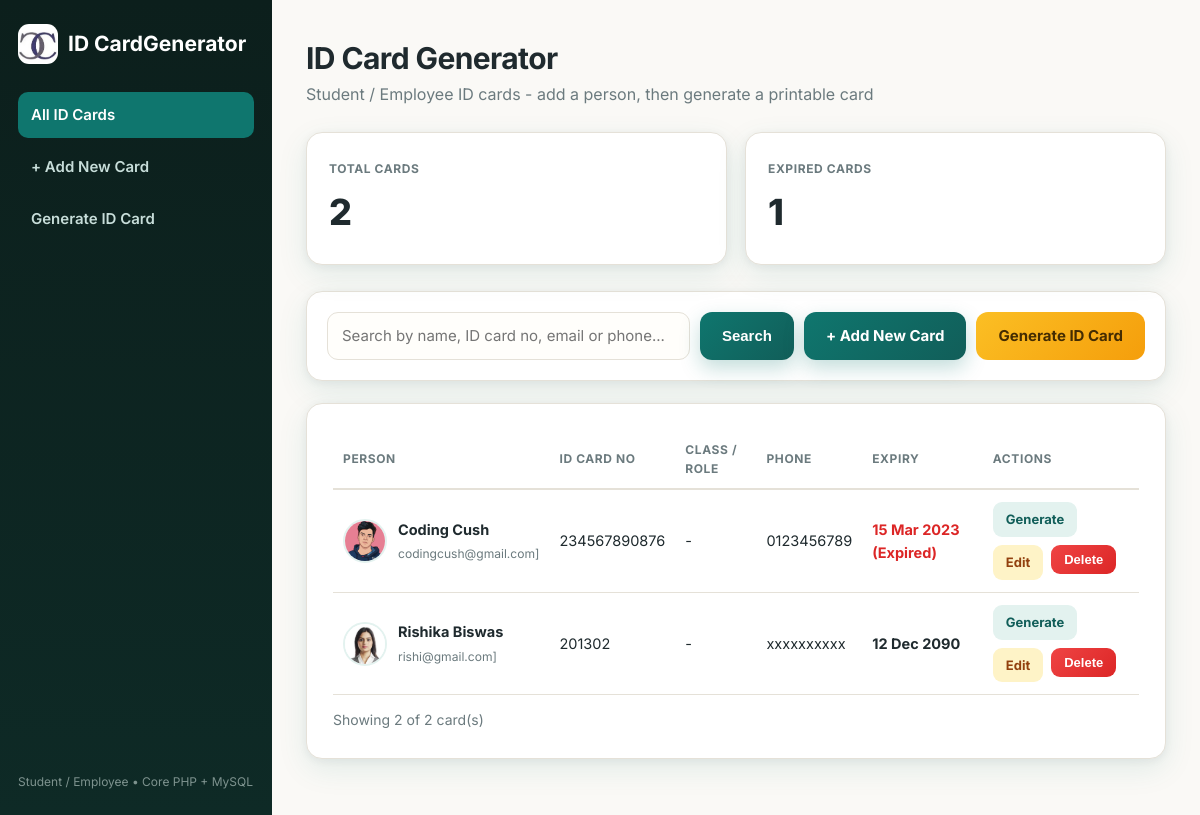
Before: / with the older database file.
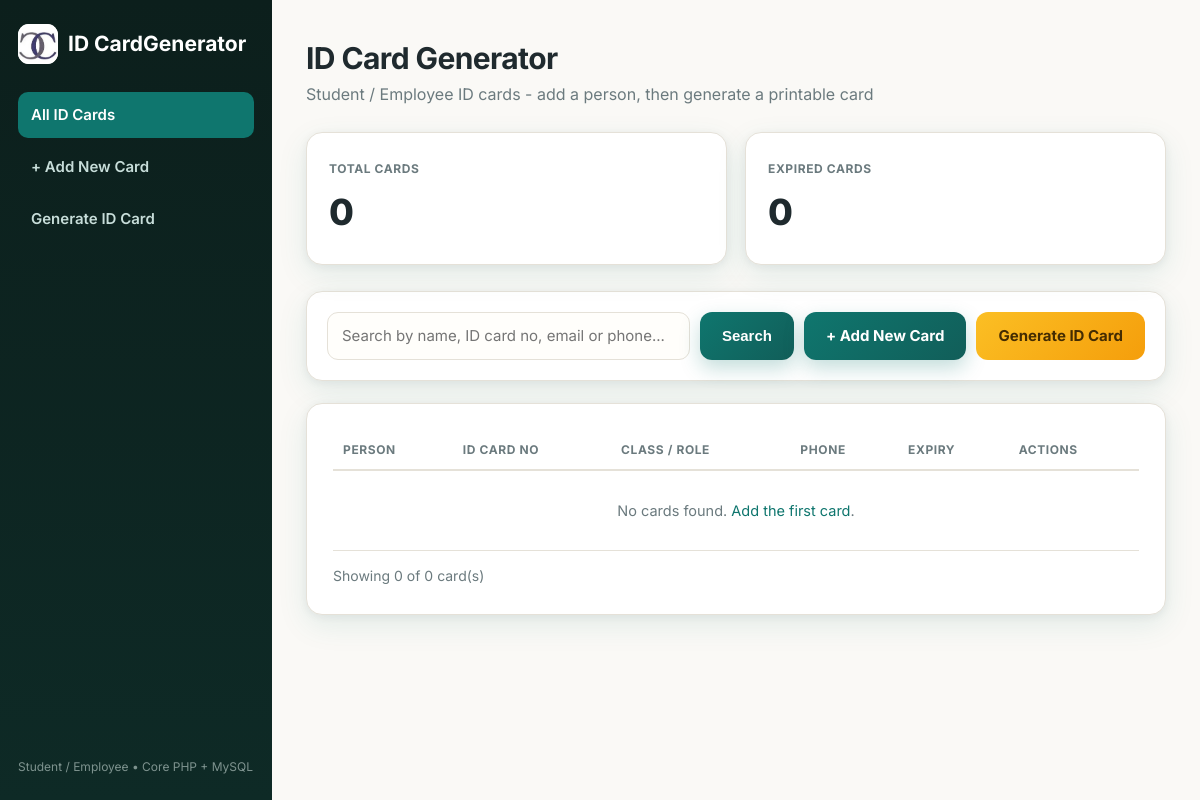
After: the same page with the newer database file.
### tables this page shows
CREATE TABLE IF NOT EXISTS `cards` (
  `sno` int(11) NOT NULL AUTO_INCREMENT,
  `name` varchar(100) NOT NULL,
  `grade` varchar(20) DEFAULT NULL,
  `id_no` varchar(15) NOT NULL,
  `email` varchar(150) DEFAULT NULL,
  `phone` varchar(15) DEFAULT NULL,
  `address` varchar(100) DEFAULT NULL,
  `dob` date DEFAULT NULL,
  `date` datetime NOT NULL DEFAULT current_timestamp(),
  `exp_date` date DEFAULT NULL,
  `image` varchar(255) DEFAULT NULL,
  PRIMARY KEY (`sno`),
  UNIQUE KEY `id_no_unique` (`id_no`)
);

### includes/functions.php (called while the page is built, shortened)
<?php
function e(?string $value): string {
    return htmlspecialchars((string)$value, ENT_QUOTES, 'UTF-8');
}

### index.php (the view, shortened to what this page needs)
<?php
require_once __DIR__ . '/config.php';
require_once __DIR__ . '/includes/functions.php';
$q = trim($_GET['q'] ?? '');
$page = max(1, (int)($_GET['page'] ?? 1));
$perPage = 10;
$totalCards = (int)mysqli_fetch_row(mysqli_query($conn, 'SELECT COUNT(*) FROM cards'))[0];
$expiredCards = (int)mysqli_fetch_row(mysqli_query($conn, "SELECT COUNT(*) FROM cards WHERE exp_date <> '' AND exp_date < CURDATE()"))[0];
$where = '';
$countStmt = mysqli_prepare($conn, 'SELECT COUNT(*) FROM cards' . $where);
mysqli_stmt_execute($countStmt);
mysqli_stmt_bind_result($countStmt, $filteredTotal);
$totalPages = max(1, (int)ceil($filteredTotal / $perPage));
$page = min($page, $totalPages);
$offset = ($page - 1) * $perPage;
$stmt = mysqli_prepare($conn, 'SELECT * FROM cards' . $where . " ORDER BY sno DESC LIMIT $perPage OFFSET $offset");
mysqli_stmt_execute($stmt);
$result = mysqli_stmt_get_result($stmt);
$cards = mysqli_fetch_all($result, MYSQLI_ASSOC);
require_once __DIR__ . '/header.php';
?>
<div class="page-head"><h1>ID Card Generator</h1><p>Student / Employee ID cards - add a person, then generate a printable card</p></div>
<div class="stats">
  <div class="stat-card"><small>Total Cards</small><div class="num"><?= $totalCards ?></div></div>
  <div class="stat-card"><small>Expired Cards</small><div class="num"><?= $expiredCards ?></div></div>
</div>
<div class="filter-card">
  <form class="search-form" method="get">
    <input type="text" name="q" value="<?= e($q) ?>" placeholder="Search by name, ID card no, email or phone...">
    <button class="btn" type="submit">Search</button>
    <a class="btn" href="add.php">+ Add New Card</a>
    <a class="btn btn-amber" href="id-card.php">Generate ID Card</a>
  </form>
</div>
<div class="card">
  <div class="table-wrap"><table>
    <tr><th>Person</th><th>ID Card No</th><th>Class / Role</th><th>Phone</th><th>Expiry</th><th>Actions</th></tr>
    <?php if (!$cards): ?><tr><td colspan="6" style="text-align:center;color:var(--muted);padding:28px">No cards found. <a href="add.php">Add the first card</a>.</td></tr><?php endif; ?>
    <?php foreach ($cards as $row): $expired = !empty($row['exp_date']) && $row['exp_date'] < date('Y-m-d'); ?>
    <tr>
      <td><div class="student-cell">
        <?php if (!empty($row['image']) && is_file(__DIR__ . '/' . $row['image'])): ?><img class="student-photo" src="<?= e($row['image']) ?>" alt="">
        <?php else: ?><span class="student-avatar"><?= e(initials($row['name'])) ?></span><?php endif; ?>
        <span><strong><?= e($row['name']) ?></strong><br><small style="color:var(--muted)"><?= e($row['email'] ?? '') ?></small></span>
      </div></td>
      <td><?= e($row['id_no']) ?></td>
      <td><?= e($row['grade'] ?? '-') ?></td>
      <td><?= e($row['phone'] ?? '-') ?></td>
      <td><?php if (!empty($row['exp_date'])): ?><span class="<?= $expired ? 'id-expired' : '' ?>" style="font-weight:700"><?= e(date('d M Y', strtotime($row['exp_date']))) ?><?= $expired ? ' (Expired)' : '' ?></span><?php else: ?>-<?php endif; ?></td>
      <td><div class="actions">
        <a class="btn btn-sm btn-view" href="id-card.php?id_no=<?= urlencode($row['id_no']) ?>">Generate</a>
        <a class="btn btn-sm btn-edit" href="edit.php?sno=<?= (int)$row['sno'] ?>">Edit</a>
        <form method="post" action="delete.php" data-confirm="Delete this ID card permanently?">
          <button class="btn btn-sm btn-danger" type="submit">Delete</button>
        </form>
      </div></td>
    </tr>
    <?php endforeach; ?>
  </table></div>
  <p style="margin-top:14px;color:var(--muted);font-size:14px">Showing <?= count($cards) ?> of <?= (int)$filteredTotal ?> card(s)</p>
</div>
<?php require_once __DIR__ . '/footer.php'; ?>

### header.php (shortened to what this page needs)
<?php require_once __DIR__ . '/includes/functions.php'; ?>
<!DOCTYPE html>
<html lang="en">
<head>
<link rel="stylesheet" href="assets/css/style.css">
</head>
<body>
<div class="layout">
<aside class="sidebar" id="sidebar">
  <a class="brand" href="index.php">
    <img src="assets/images/logo.jpg" alt="Logo" class="brand-logo">
    <span>ID Card<b>Generator</b></span>
  </a>
  <nav class="side-nav" style="margin-top:8px">
    <a href="index.php" class="<?= basename($_SERVER['PHP_SELF']) === 'index.php' ? 'active' : '' ?>">All ID Cards</a>
    <a href="add.php" class="<?= basename($_SERVER['PHP_SELF']) === 'add.php' ? 'active' : '' ?>">+ Add New Card</a>
    <a href="id-card.php" class="<?= basename($_SERVER['PHP_SELF']) === 'id-card.php' ? 'active' : '' ?>">Generate ID Card</a>
  </nav>
  <div class="side-foot">Student / Employee &bull; Core PHP + MySQL</div>
</aside>
<main class="main">

### footer.php (shortened to what this page needs)
</main>
</div>
</body>
</html>

### assets/css/style.css (style rules this page uses)
:root { --paper:#FAF9F6; --card:#FFFFFF; --ink:#1F2A2E; --muted:#6B7A7E; --teal:#0F766E; --teal-dark:#115E59; --teal-soft:#E3F2EF; --amber:#F59E0B; --line:#E5E1D8; --danger:#DC2626; --success:#15803D; --radius:16px; --shadow:0 10px 30px rgba(15,118,110,.10), 0 2px 8px rgba(31,42,46,.06); }
* { margin:0;padding:0;box-sizing:border-box }
body { font-family:'Inter',system-ui,-apple-system,Segoe UI,Roboto,sans-serif;background:var(--paper);color:var(--ink);line-height:1.6 }
a { color:var(--teal);text-decoration:none }
.btn { display:inline-flex;align-items:center;justify-content:center;gap:8px;background:linear-gradient(135deg,var(--teal),var(--teal-dark));color:#fff!important;border:none;padding:12px 22px;border-radius:12px;font-weight:700;font-size:15px;cursor:pointer;box-shadow:0 8px 20px rgba(15,118,110,.25);transition:.2s;text-decoration:none!important }
.btn-amber { background:linear-gradient(135deg,#FBBF24,var(--amber));color:#442C02!important;box-shadow:none }
input,select { width:100%;padding:12px 14px;border:1.5px solid var(--line);border-radius:11px;font-size:15px;font-family:inherit;background:#FFFEFB;transition:.15s }
.layout { display:flex;min-height:100vh }
.sidebar { width:272px;background:linear-gradient(180deg,#0C1F1C,#0E2A26);color:#D9E8E4;padding:24px 18px;display:flex;flex-direction:column;gap:20px;position:fixed;inset:0 auto 0 0;z-index:50 }
.sidebar .brand { color:#fff;font-size:21px;font-weight:700;display:flex;align-items:center;gap:10px;text-decoration:none }
.side-nav { display:grid;gap:6px }
.side-nav a { color:#C7DDD9;padding:11px 13px;border-radius:10px;font-weight:600;font-size:15px;text-decoration:none }
.side-nav a.active { background:var(--teal);color:#fff }
.side-foot { margin-top:auto;font-size:12px;opacity:.55 }
.main { flex:1;margin-left:272px;padding:34px;max-width:calc(100vw - 272px) }
.page-head { margin-bottom:24px }
.page-head h1 { font-size:30px;letter-spacing:-.6px }
.page-head p { color:var(--muted) }
.stats { display:grid;grid-template-columns:repeat(auto-fit,minmax(210px,1fr));gap:18px;margin-bottom:26px }
.stat-card { background:var(--card);border:1px solid var(--line);border-radius:var(--radius);padding:22px;box-shadow:var(--shadow) }
.stat-card small { color:var(--muted);font-weight:700;text-transform:uppercase;letter-spacing:.05em;font-size:12px }
.stat-card .num { font-size:36px;font-weight:800;letter-spacing:-1px;margin-top:4px }
.card { background:var(--card);border:1px solid var(--line);border-radius:var(--radius);box-shadow:var(--shadow);padding:26px;margin-bottom:22px }
table { width:100%;border-collapse:collapse;font-size:14.5px }
th { text-align:left;color:var(--muted);font-size:12px;text-transform:uppercase;letter-spacing:.05em;padding:10px;border-bottom:2px solid var(--line) }
td { padding:12px 10px;border-bottom:1px solid var(--line);vertical-align:middle }
.table-wrap { overflow-x:auto }
.filter-card { background:var(--card);border:1px solid var(--line);border-radius:var(--radius);box-shadow:var(--shadow);padding:20px;margin-bottom:22px }
.brand-logo { width:40px;height:40px;object-fit:cover;border-radius:11px;flex-shrink:0;background:#fff }
.search-form { display:flex;gap:10px;flex-wrap:wrap }
.search-form input { flex:1;min-width:220px }
.btn-danger { background:linear-gradient(135deg,#EF4444,var(--danger));box-shadow:none }
.btn-sm { padding:7px 13px;font-size:13px;border-radius:9px }
.actions { display:flex;gap:8px;flex-wrap:wrap }
.student-cell { display:flex;align-items:center;gap:11px }
.student-photo { width:44px;height:44px;border-radius:50%;object-fit:cover;border:2px solid var(--teal-soft);flex-shrink:0 }
.btn-view { background:var(--teal-soft);color:var(--teal-dark)!important;box-shadow:none }
.btn-edit { background:#FEF3C7;color:#92400E!important;box-shadow:none }
td form { display:inline }
.id-expired { color:var(--danger)!important }

Changed rows visible on the page:
removed cards: image (picture), name "Coding Cush", email "codingcush@gmail.com]", id_no "234567890876", grade "-", phone "0123456789", exp_date "15 Mar 2023", shows "(Expired)"
removed cards: image (picture), name "Rishika Biswas", email "rishi@gmail.com]", id_no "201302", grade "-", phone "xxxxxxxxxx", exp_date "12 Dec 2090"
Other visible differences:
$totalCards: "2" → "0"
$expiredCards: "1" → "0"
count($cards): "2" → "0"
$filteredTotal: "2" → "0"
text now shown: "No cards found. Add the first card ."
